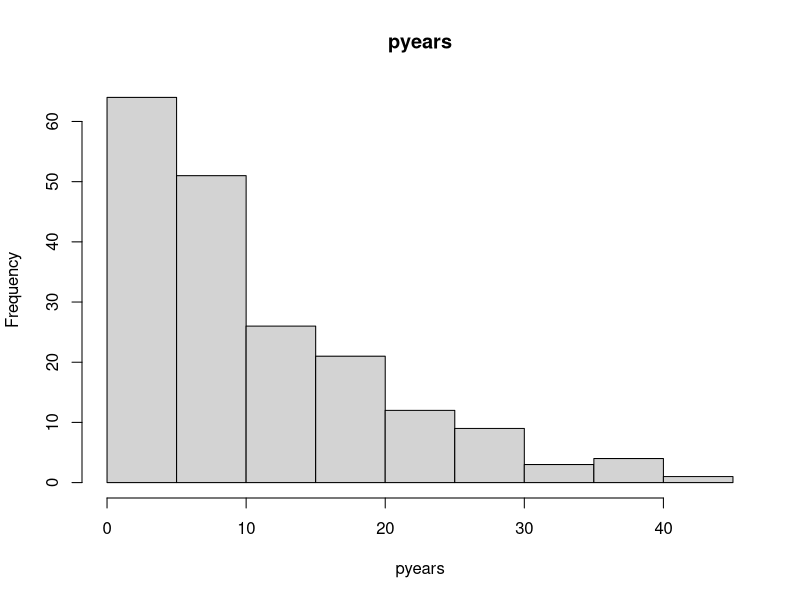
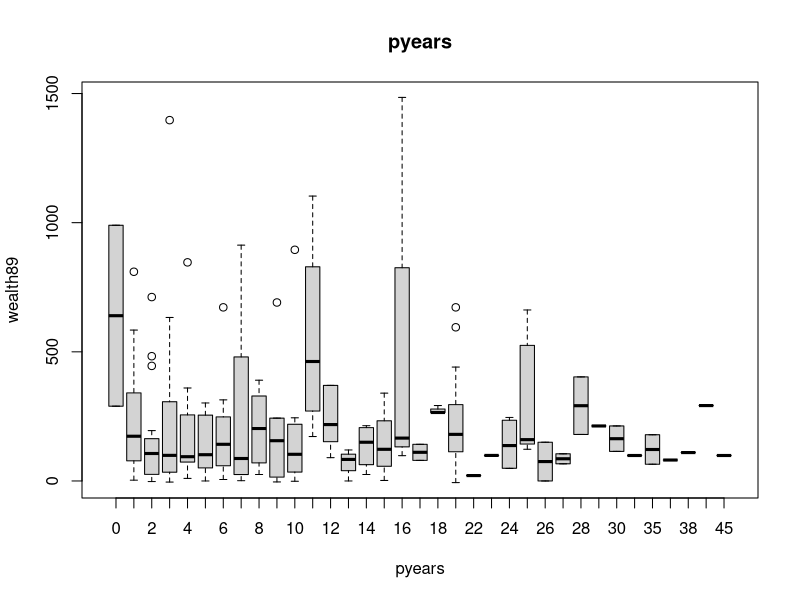
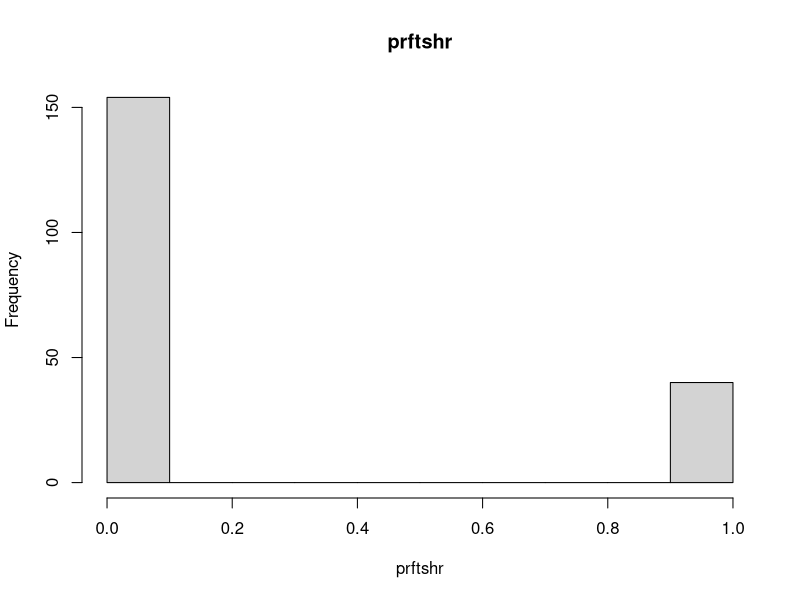
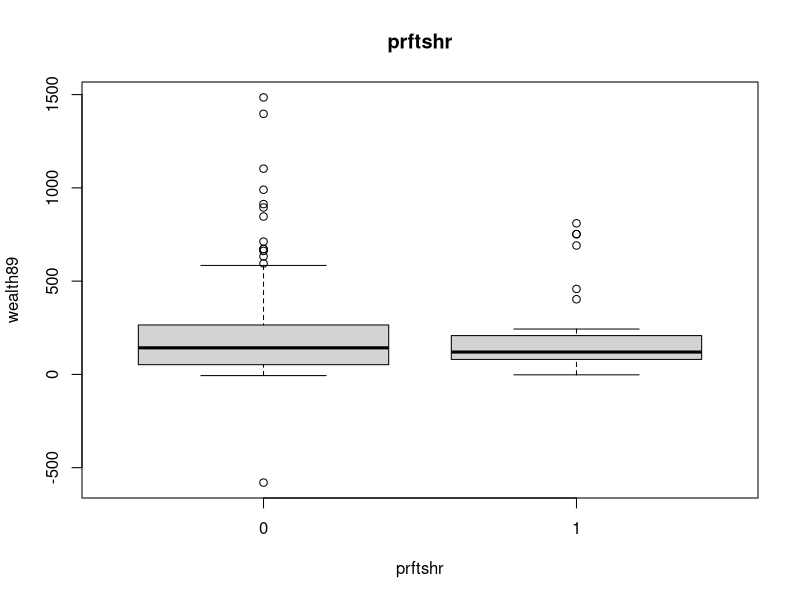
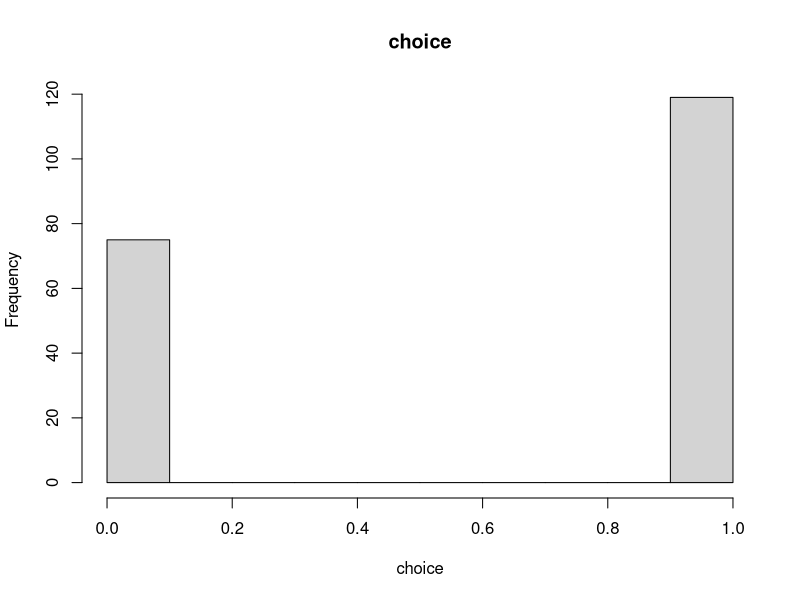
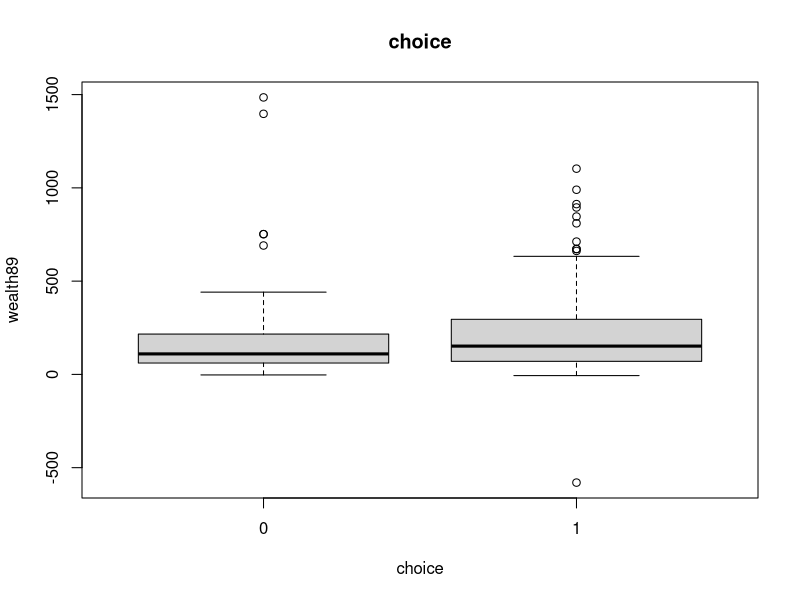
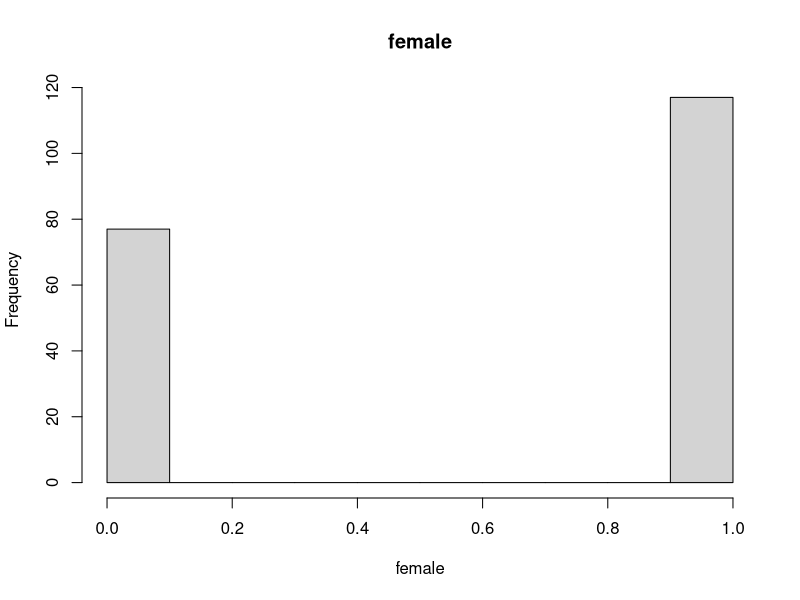
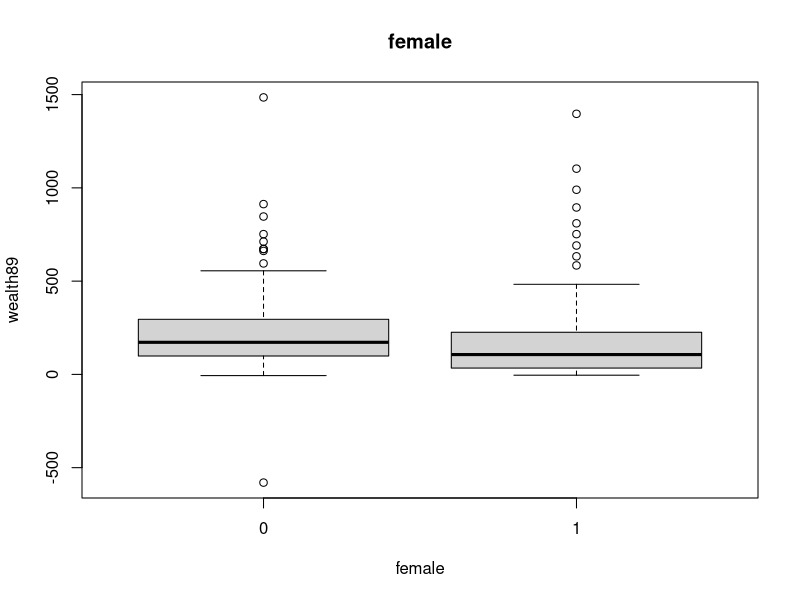

The R script that drew these images, in order: (Note: this script raises an error after producing the figures.)
library(MASS)
library(car)

# set output file
sink("pension_report.txt")
# read data
pension = as.data.frame(read.table("Pension.txt", head=TRUE))

# read first 6 rows
head(pension)

# apply(pension, 2, is.na)
# remove na
# pension = na.omit(pension)
# get dimensions
dim(pension)
# read names
names(pension)

# get summary stats
summary(pension)

# unset sink file
sink()
# histogram and boxplot each col
for(col in 1:ncol(pension)){
    print(names(pension)[col])
    png(file=paste("hist_",names(pension)[col],".png"))
    hist(pension[,col], main=names(pension)[col], xlab=names(pension)[col])
    dev.off()
    # skip box plotting wealth
    if((names(pension)[col]) != "wealth89"){
        png(file=paste("boxplot_",names(pension)[col],".png"))
        f = as.formula(paste("wealth89 ~ ",names(pension)[col]))
        boxplot(f, data=pension, main=names(pension)[col], xlab=names(pension)[col])
        dev.off()
    }
}

png(file="scatterplot_small.png")
# some options to create a higher res scatterplot
#png(file="scatterplot",  height=10, width=10, units="in", res=1000, pointsize=4)
#par(
#  mar      = c(5, 5, 2, 2),
#  xaxs     = "i",
#  yaxs     = "i",
#  cex.axis = 2,
#  cex.lab  = 2
#)
scatterplotMatrix(pension)
dev.off()
